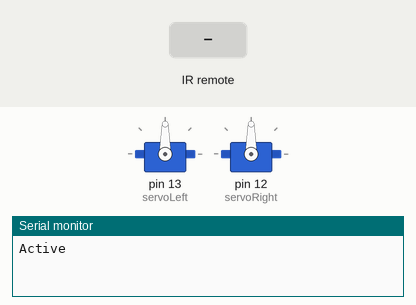
Recording of a sketch running on a simulated Arduino Uno, built with avr-gcc and run on an emulated ATmega328P. On the bench: 2 × servo, the last lines printed to the serial monitor. The inputs (shaded band) are chosen by the test bench.

Above: at 3.2 s.
3.3 s: infrared code 0x22DDA857 received
At 3.6 s:
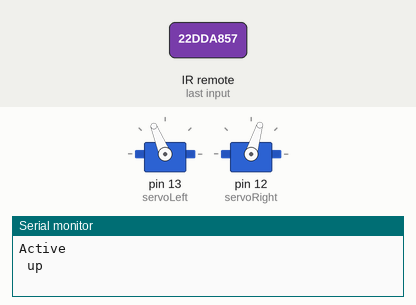
4.8 s: infrared code 0x22DDC837 received
At 6.0 s:
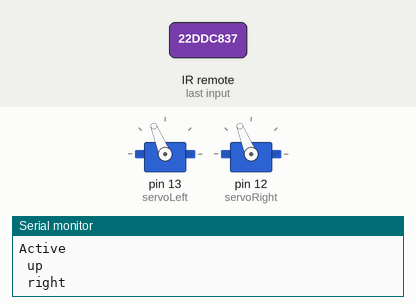
6.3 s: infrared code 0x22DD9867 received
At 7.1 s:
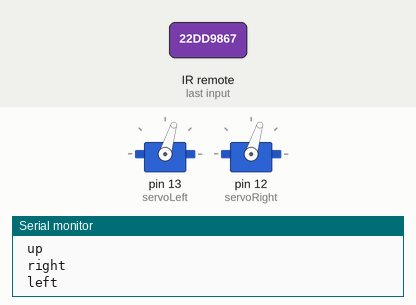
7.8 s: infrared code 0x22DD28D7 received
At 8.2 s:
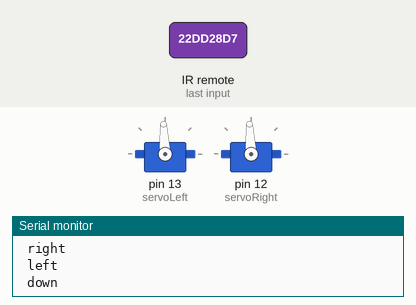
Timing chart, 0 to 10.3 s (numbered marks = the images above; inputs shaded):
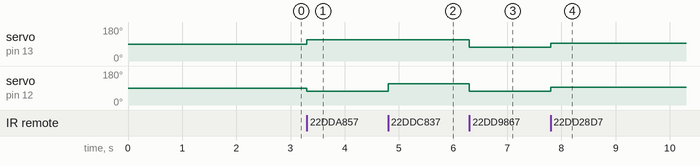

The sketch:

sketch_Project.ino
```cpp
#include <Servo.h>
#include "IRLibAll.h"
#include <IRLibRecvPCI.h>
Servo servoLeft;
Servo servoRight;
IRrecvPCI myReceiver(2);
IRdecode myDecoder;

void setup() {
  Serial.begin(9600);
  delay(2000); while (!Serial);
  myReceiver.enableIRIn();
  Serial.println(F("Active"));

servoLeft.attach(13);
servoRight.attach(12);
}

void loop() {
  int speedLeft, speedRight, speedUp;
     if(myReceiver.getResults()) {
      myDecoder.decode();
     if(myDecoder.value==0x22DDA857){
      Serial.println(" up ");
      servoRight.writeMicroseconds(1300);
      servoLeft.writeMicroseconds(1700);
      speedUp = 1000;
      delay(500);
        }
     if(myDecoder.value==0x22DD28D7){
      Serial.println(" down ");
      servoRight.writeMicroseconds(1500);
      servoLeft.writeMicroseconds(1500);
      delay(2000);
        }
     if(myDecoder.value==0x22DDC837){
      Serial.println(" right ");
      servoRight.writeMicroseconds(1700);
      servoLeft.writeMicroseconds(1700);
      speedRight = 1000;
      delay(600);
        }
     if(myDecoder.value==0x22DD9867){
      Serial.println(" left ");
      servoRight.writeMicroseconds(1300);
      servoLeft.writeMicroseconds(1300);
      speedLeft = 1000;
      delay(600);
        }
    myReceiver.enableIRIn();
  }
}
```

Measured:
- after the input at 3.3 s, servo on pin 13 (servoLeft): 90° → 112° at once; servo on pin 12 (servoRight): 90° → 73° at once
- after the input at 4.8 s, servo on pin 12 (servoRight): 73° → 112° at once
- after the input at 6.3 s, servo on pin 13 (servoLeft), servo on pin 12 (servoRight): 112° → 73° at once
- after the input at 7.8 s, servo on pin 13 (servoLeft), servo on pin 12 (servoRight): 73° → 93° at once
